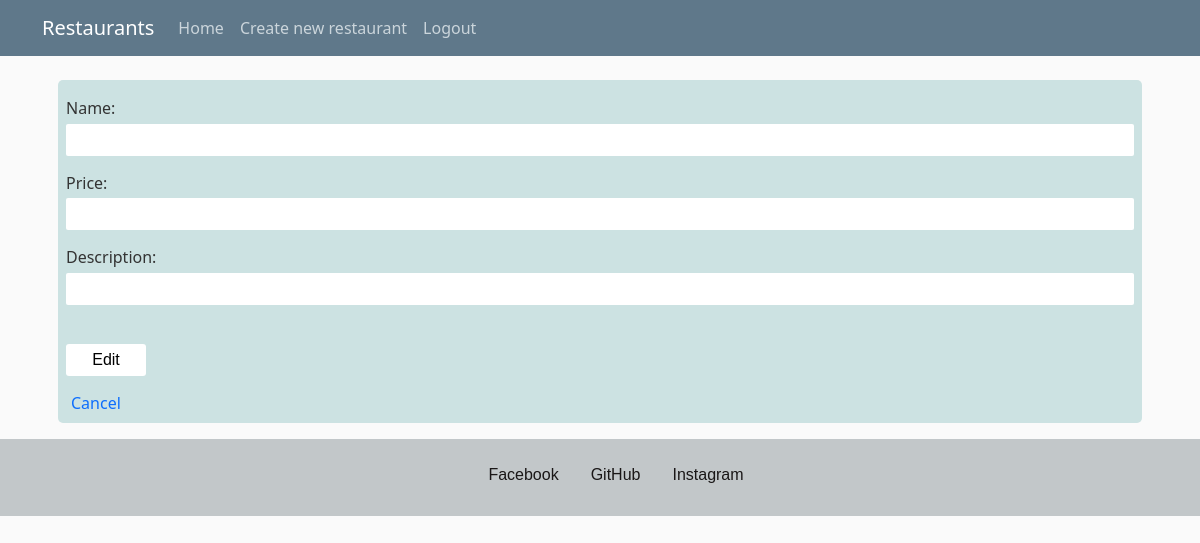
The page /restaurant/10/menu/49/edit (signed in) on the database as committed earlier.
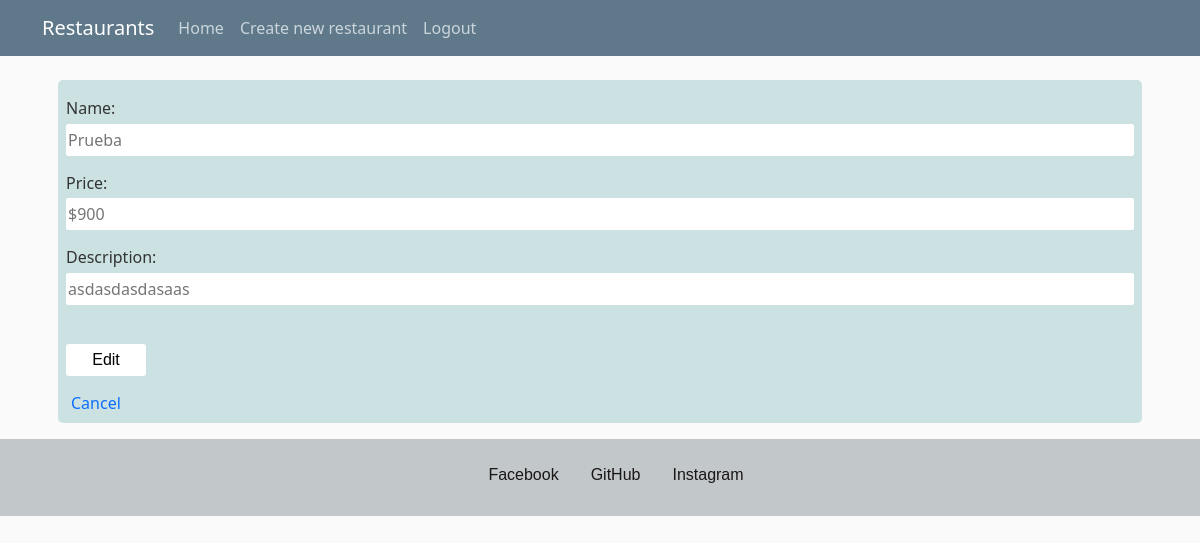
The same page on the database as committed later.
### restaurant_appf/models.py (models this page shows, shortened)
class MenuItem(db.Model):
    __tablename__ = 'menu_item'
    name = db.Column(db.String(80), nullable=False)
    id = db.Column(db.Integer, primary_key=True)
    description = db.Column(db.String(250))
    price = db.Column(db.String(8))
    course = db.Column(db.String(250))
    restaurant_id = db.Column(db.Integer, db.ForeignKey('restaurant.id'))
    restaurant = db.relationship(Restaurant)
    user_id = db.Column(db.Integer, db.ForeignKey('user.id'))
    user = db.relationship(User)

### restaurant_appf/routes.py (the view)
@app.route('/restaurant/<int:restaurant_id>/menu/<int:menu_id>/edit', methods=['GET', 'POST'])
@login_required
def edit_menu_item(restaurant_id, menu_id):
    restaurant = db.session.query(Restaurant).filter_by(id=restaurant_id).first()
    items = db.session.query(MenuItem).filter_by(id=menu_id).first()
    if request.method == 'POST':
        if request.form['menu_name']:
            items.name = request.form['menu_name']
        if request.form['menu_price']:
            items.price = request.form['menu_price']
        if request.form['menu_description']:
            items.description = request.form['menu_description']
        db.session.add(items)
        db.session.commit()
        flash('Item edited successfully!', 'success')
        return redirect(url_for('show_menu', restaurant_id=restaurant_id))
    else:
        return render_template('edit_menu_item.html', restaurant_id=restaurant_id, menu_id=menu_id, i=items, r=restaurant)

### restaurant_appf/models.py (called while the page is built)
@login_manager.user_loader
def load_user(user_id):
    try:
        return User.query.get(user_id)
    except:
        return None

### restaurant_appf/templates/edit_menu_item.html (shortened to what this page needs)
{% extends "layout.html" %}
{% block content %}
<div class="main_div">
  <form class="" action="{{ url_for('edit_menu_item', restaurant_id=restaurant_id, menu_id=menu_id) }}" method="post">
    <p>Name:</p>
    <input type="text" name="menu_name" placeholder="{{ i.name }}">
    <p>Price:</p>
    <input type="text" name="menu_price" placeholder="{{ i.price }}">
    <p>Description:</p>
    <input type="text" name="menu_description" placeholder="{{ i.description }}">
    <br> <br>
    <input type="submit" value="Edit">
  </form>
  <a href="{{ url_for('show_menu', restaurant_id=restaurant_id) }}" class="cancel_button">Cancel</a>
</div>
{% endblock %}

Rows that differ between the two databases and show on the page:
added MenuItem: menu_name "Prueba", menu_price "$900", menu_description "asdasdasdasaas"
